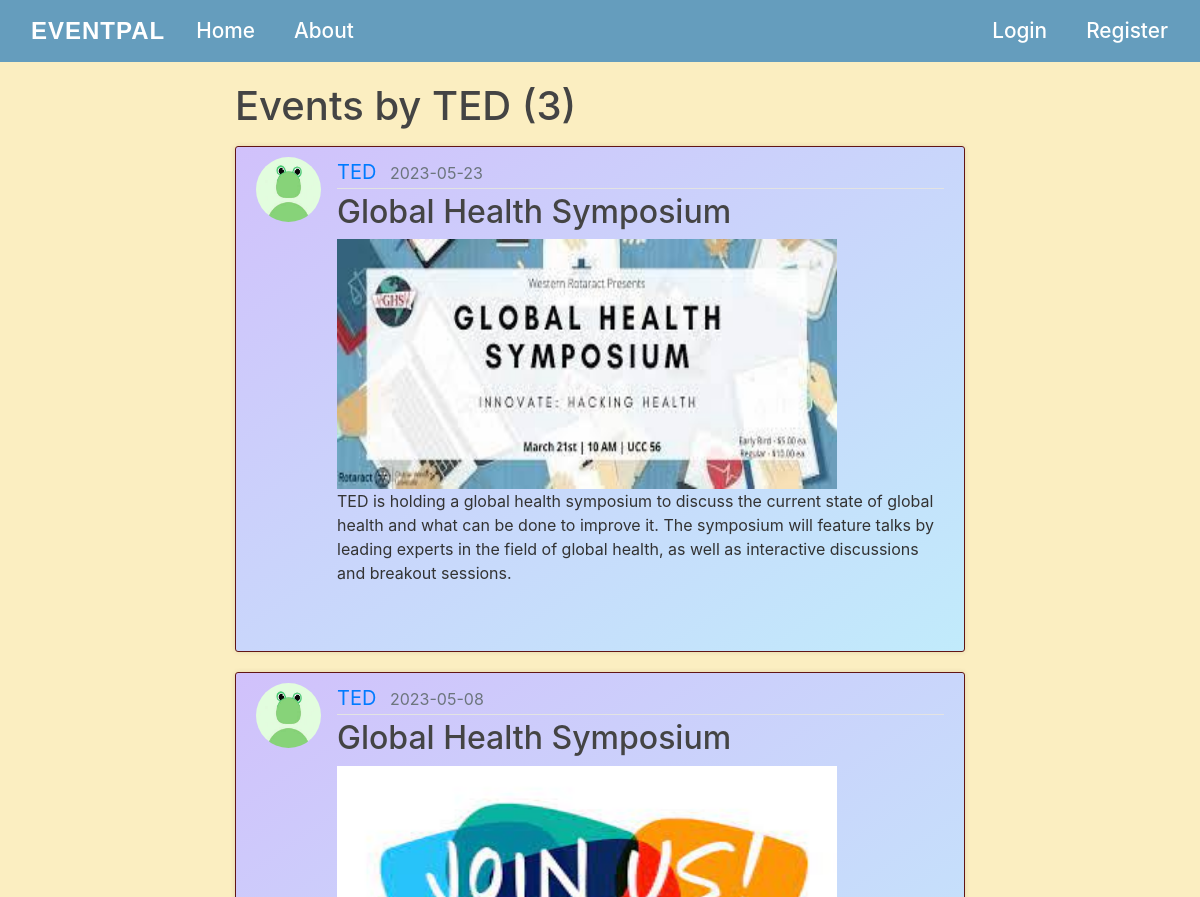
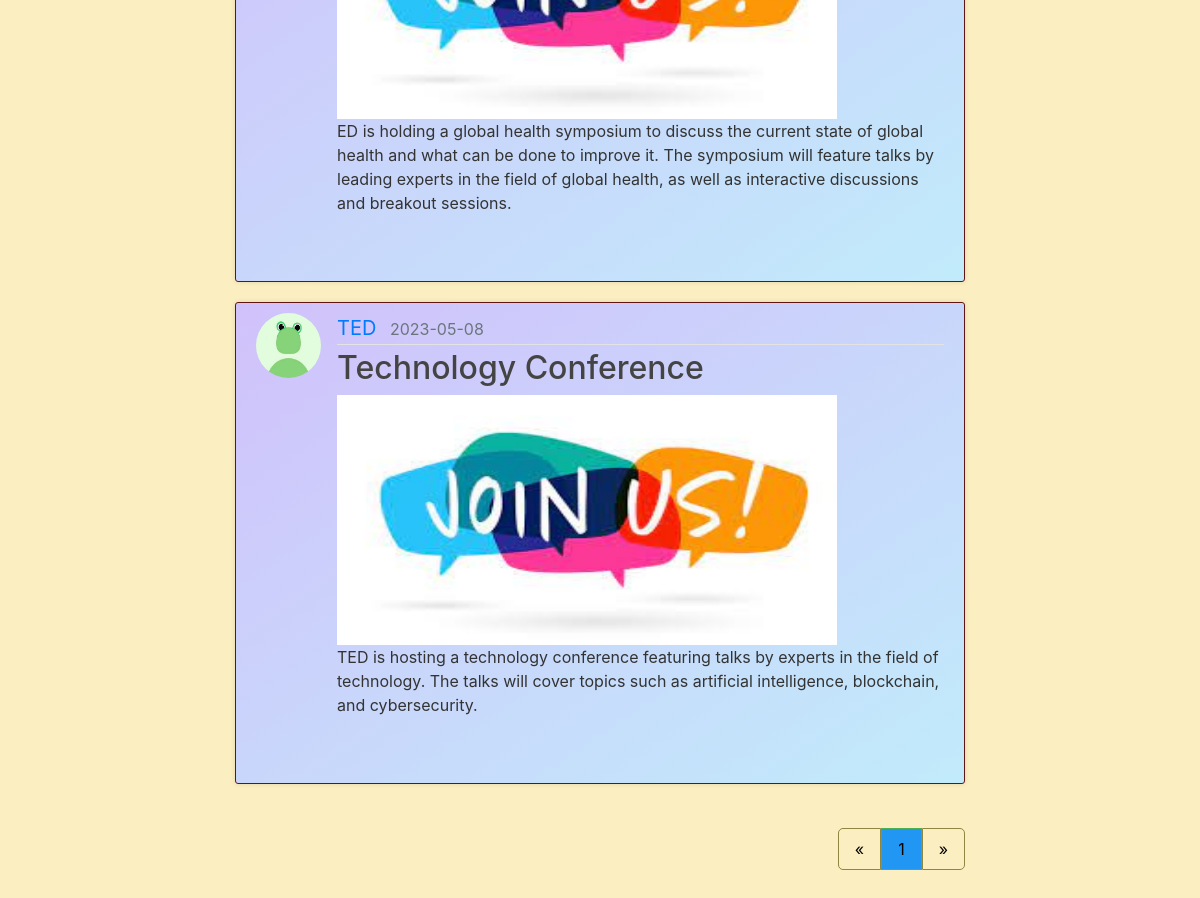
The app's page /user/TED with its own data (2 pictures, top to bottom).
### event_name/models.py (models this page shows, shortened)
class User(db.Model, UserMixin):
    id = db.Column(db.Integer, primary_key=True)
    username = db.Column(db.String(80), unique=True)
    password = db.Column(db.String(200))
    email = db.Column(db.String(256), unique=True)
    image_file = db.Column(db.String(20), nullable=False, default='default.jpg')
    role = db.Column(db.String(80))
    is_organizer = db.Column(db.String, default='user')
    events = db.relationship('Event', backref='author', lazy=True)
    enrollments = db.relationship('Enrollment', backref='user', lazy=True)

class Event(db.Model):
    id = db.Column(db.Integer, primary_key=True)
    title = db.Column(db.String(100), nullable=False)
    date_posted = db.Column(db.DateTime, nullable=False, default=datetime.utcnow)
    date_of_event = db.Column(db.String, nullable=False)
    description = db.Column(db.Text, nullable=False)
    image_file = db.Column(db.String(20), nullable=False, default='default.jpg')
    organizer_id = db.Column(db.Integer, db.ForeignKey('user.id'), nullable=False)
    enrollments = db.relationship('Enrollment', backref='event', lazy=True)

### event_name/routes.py (the view)
@app.route("/user/<string:username>")
def org_events(username):
    page = request.args.get('page', 1, type=int)
    user = User.query.filter_by(username=username).first_or_404()
    events = Event.query.filter_by(author=user).order_by(Event.date_posted.desc()).paginate(page=page, per_page=3)
    event_O = Event.query.filter_by(author=user).first()
    if current_user:
        user = current_user
    return render_template('org_events.html', events=events, user=user, event_O=event_O)

### event_name/templates/org_events.html (shortened to what this page needs)
{% extends 'layout.html' %}
{% block content %}
<h1 class="mb-3"> Events by {{ event_O.author.username }} ({{ events.total }})</h1>
    {% for event in events.items %}
        <article class="media content-section">
            <div class="d-flex align-items-stretch">
                <img class="rounded-circle article-img" src="{{ url_for('static', filename='profile_pics/' + event.author.image_file) }}">
            </div>
            <div class="d-flex flex-column bd-highlight mb-3">
                <div class="media-body">
                    <div class="article-metadata">
                      <a class="mr-2" href="{{ url_for('org_events', username=event.author.username) }}">{{ event.author.username }}</a>
                      <small class="text-muted">{{ event.date_posted.strftime('%Y-%m-%d') }}</small>
                    </div>
                    <h2><a class="article-title" href="{{ url_for('event', event_id=event.id) }}">{{ event.title }}</a></h2>
                </div>
                    <img
                        src="{{ url_for('static', filename='event_pics/' + event.image_file) }}"
                        style="object-fit: fill; width: 500px; height: 250px;">
                        <p class="article-content">{{ event.description }}</p>
            </div>
        </article>
    {% endfor %}
    <div style="text-align: end;">
        <div class="pagination">
            <a href="{{ url_for('org_events', username=event_O.author.username, page=1) }}">&laquo;</a>
        {% for page_num in events.iter_pages(left_edge=1, right_edge=1, left_current=1, right_current=2) %}
            {% if page_num %}
                {% if events.page == page_num %}
                    <a class="active" href="{{ url_for('org_events', username=event_O.author.username, page=page_num) }}">{{ page_num }} </a>
                {% else %}
                    <a href="{{ url_for('org_events', username=event_O.author.username, page=page_num) }}">{{ page_num }} </a>
                {% endif %}
            {% else %}
                ...
            {% endif %}
        {% endfor %}
            <a href="{{ url_for('org_events', username=event_O.author.username, page=events.pages) }}">&raquo;</a>
        </div>
    </div>
{% endblock content %}

### event_name/static/main.css (style rules this page uses)
body { background: #fbeec1; color: #333333; margin-top: 0rem; }
.content-section { border: 2px solid #181a7a; padding: 10px 20px; border: 1px solid #611515; border-radius: 3px; margin-bottom: 20px; }
h1, h2, h3, h4, h5, h6 { color: #444444; }
.article-title { color: #444444; }
.article-content { white-space: pre-line; }
.article-img { height: 65px; width: 65px; margin-right: 16px; }
.article-metadata { padding-bottom: 1px; margin-bottom: 4px; border-bottom: 1px solid #e3e3e3; font-size: 20px; }
.pagination { display: inline-block; }
.pagination a { color: black; float: left; padding: 8px 16px; text-decoration: none; border: 1px solid #8d8741; }
.pagination a.active { background-color: #2196f3; color: rgb(0, 0, 0); border: 1px solid #4CAF50; }
.pagination a:first-child { border-top-left-radius: 5px; border-bottom-left-radius: 5px; }
.pagination a:last-child { border-top-right-radius: 5px; border-bottom-right-radius: 5px; }
article { background-color: #ffffff; padding: 20px; margin-bottom: 20px; box-shadow: 0 0 5px rgba(0, 0, 0, 0.1); background: linear-gradient(to bottom right, #d1c1fb, #c1ebfb); }

### records on screen
User: author.username "TED"
Event: image_file (placeholder picture), author.username "TED", date_posted "2023-05-23", title "Global Health Symposium", image_file (picture), description "TED is holding a global health symposium to discuss the current state of global health and what can be done to improve it. The symposium will feature talks by leading experts in the field of global health, as well as interactive discussions and breakout sessions."
Event: image_file (placeholder picture), author.username "TED", date_posted "2023-05-08", title "Global Health Symposium", description "ED is holding a global health symposium to discuss the current state of global health and what can be done to improve it. The symposium will feature talks by leading experts in the field of global health, as well as interactive discussions and breakout sessions."
Event: image_file (placeholder picture), author.username "TED", date_posted "2023-05-08", title "Technology Conference", description "TED is hosting a technology conference featuring talks by experts in the field of technology. The talks will cover topics such as artificial intelligence, blockchain, and cybersecurity."

### other values on screen
{{ events.total }} "3"
{{ page_num }} "1"
